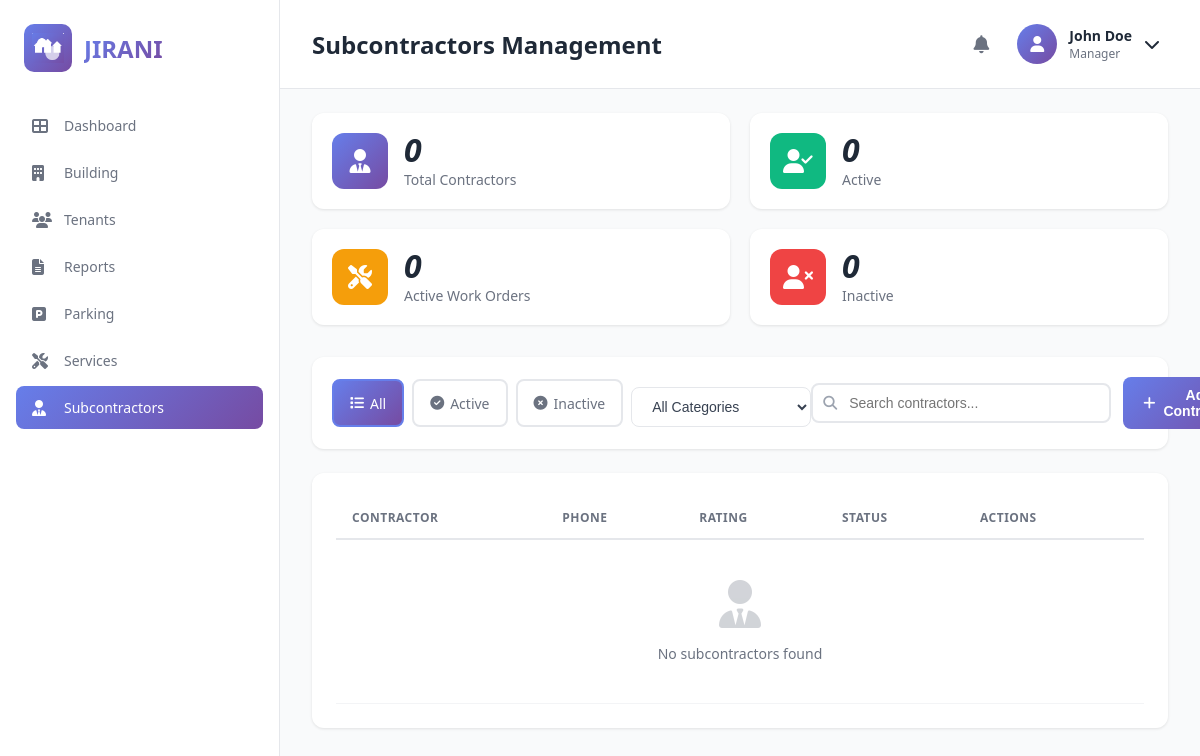
The app's page /subcontractors/ (signed in), older data.
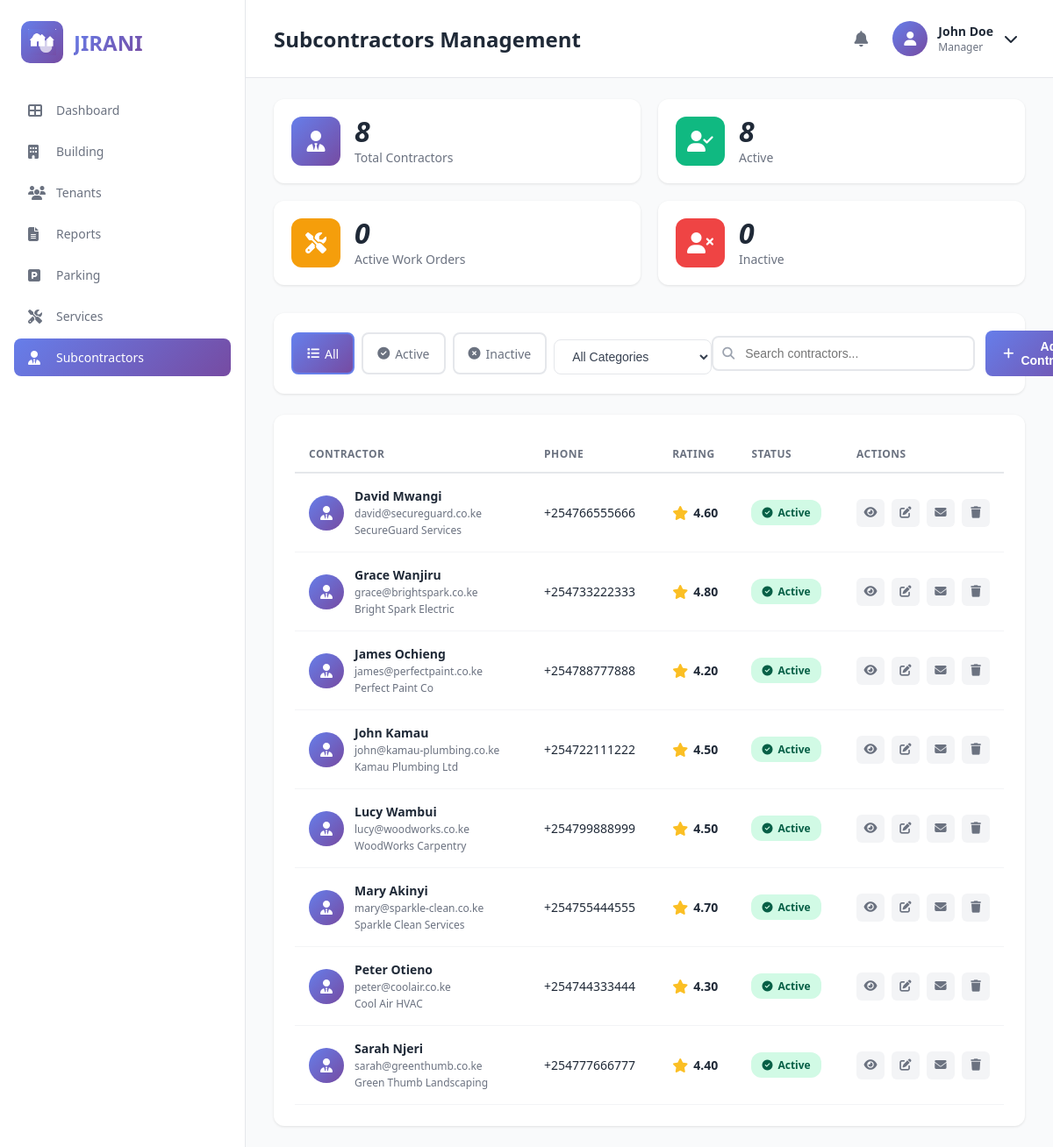
The same page, newer data.
### dashboard/models.py (models this page shows, shortened)
class Subcontractor(models.Model):
    CATEGORY_CHOICES = [
        ('plumber', 'Plumber'),
        ('electrician', 'Electrician'),
        ('hvac', 'HVAC Technician'),
        ('cleaner', 'Cleaning Services'),
        ('security', 'Security'),
        ('landscaper', 'Landscaping'),
        ('painter', 'Painter'),
        ('carpenter', 'Carpenter'),
        ('pest_control', 'Pest Control'),
        ('general', 'General Maintenance'),
    ]
    STATUS_CHOICES = [
        ('active', 'Active'),
        ('inactive', 'Inactive'),
    ]
    name = models.CharField(max_length=100)
    company_name = models.CharField(max_length=100, blank=True)
    category = models.CharField(max_length=50, choices=CATEGORY_CHOICES)
    phone = models.CharField(max_length=15)
    email = models.EmailField()
    status = models.CharField(max_length=20, choices=STATUS_CHOICES, default='active')
    rating = models.DecimalField(max_digits=3, decimal_places=2, default=0.00)  # 0.00 to 5.00
    joined_date = models.DateField(default=date.today)
    notes = models.TextField(blank=True)
    def active_work_orders_count(self):
     return WorkOrder.objects.filter(
        assigned_to=self,
        status__in=['new', 'open', 'in_progress']
    ).count()

### dashboard/views.py (the view, shortened to what this page needs)
# urls.py: path('subcontractors/', views.subcontractors_view, name='subcontractors'),
@login_required
def subcontractors_view(request):
    all_subcontractors = Subcontractor.objects.order_by('-id')
    filter_category = request.GET.get('category', 'all')
    filter_status = request.GET.get('status', 'all')
    search_query = request.GET.get('search', '')
    if filter_category != 'all':
        subcontractors = all_subcontractors.filter(category=filter_category)
    else:
        subcontractors = all_subcontractors
    if filter_status == 'active':
        subcontractors = subcontractors.filter(status='active')
    elif filter_status == 'inactive':
        subcontractors = subcontractors.filter(status='inactive')
    stats = {
        'total': all_subcontractors.count(),
        'active': all_subcontractors.filter(status='active').count(),
        'inactive': all_subcontractors.filter(status='inactive').count(),
        'work_orders': sum([s.active_work_orders_count() for s in all_subcontractors]),
    }
    subcontractors = subcontractors.order_by('name')
    context = {
        'subcontractors': subcontractors,
        'stats': stats,
        'filter_category': filter_category,
        'filter_status': filter_status,
        'search_query': search_query,
    }
    return render(request, 'dashboard/subcontractors.html', context)

### dashboard/templates/dashboard/subcontractors.html (shortened to what this page needs)
{% load static %}
<!DOCTYPE html>
<html lang="en">
<head>
    <link rel="stylesheet" href="{% static 'css/style.css' %}">
    <link rel="stylesheet" href="https://cdnjs.cloudflare.com/ajax/libs/font-awesome/6.4.0/css/all.min.css">
</head>
<body>
    <div class="container">
        <aside class="sidebar">
            <div class="logo">
                <div class="logo-icon">
                    <img src="{% static 'images/Jirani App Logo 1.png' %}" alt="Jirani Logo" style="width: 32px; height: 32px; object-fit: contain;">
                </div>
                <h1>JIRANI</h1>
            </div>
            <nav class="nav-menu">
                <a href="{% url 'dashboard' %}" class="nav-item">
                    <i class="fas fa-th-large"></i>
                    <span>Dashboard</span>
                </a>
                <a href="#" class="nav-item">
                    <i class="fas fa-building"></i>
                    <span>Building</span>
                </a>
                <a href="{% url 'tenants' %}" class="nav-item">
                    <i class="fas fa-users"></i>
                    <span>Tenants</span>
                </a>
                <a href="#" class="nav-item">
                    <i class="fas fa-file-alt"></i>
                    <span>Reports</span>
                </a>
                <a href="{% url 'parking' %}" class="nav-item">
                    <i class="fas fa-parking"></i>
                    <span>Parking</span>
                </a>
                 <a href="{% url 'services' %}" class="nav-item">
                    <i class="fas fa-tools"></i>
                    <span>Services</span>
                </a>
                <a href="{% url 'subcontractors' %}" class="nav-item active">
                    <i class="fas fa-user-tie"></i>
                    <span>Subcontractors</span>
                </a>
            </nav>
        </aside>
        <main class="main-content">
            <header class="top-nav">
                <h2 style="font-size: 24px; font-weight: 700; color: #1f2937;">Subcontractors Management</h2>
                <div class="user-section">
                    <i class="fas fa-bell"></i>
                    <div class="user-profile" id="userProfileBtn">
                        <div class="user-avatar">
                            <i class="fas fa-user"></i>
                        </div>
                        <div class="user-info">
                            <div class="user-name">{{ user.get_full_name }}</div>
                            <div class="user-role">Manager</div>
                        </div>
                        <i class="fas fa-chevron-down"></i>
                    </div>
                </div>
            </header>
            <div class="tenants-page">
                <div class="stats-grid">
                    <div class="stat-card">
                        <div class="stat-icon" style="background: linear-gradient(135deg, #667eea 0%, #764ba2 100%);">
                            <i class="fas fa-user-tie"></i>
                        </div>
                        <div class="stat-content">
                            <div class="stat-number">{{ stats.total }}</div>
                            <div class="stat-label">Total Contractors</div>
                        </div>
                    </div>
                    <div class="stat-card">
                        <div class="stat-icon" style="background: #10b981;">
                            <i class="fas fa-user-check"></i>
                        </div>
                        <div class="stat-content">
                            <div class="stat-number">{{ stats.active }}</div>
                            <div class="stat-label">Active</div>
                        </div>
                    </div>
                    <div class="stat-card">
                        <div class="stat-icon" style="background: #f59e0b;">
                            <i class="fas fa-tools"></i>
                        </div>
                        <div class="stat-content">
                            <div class="stat-number">{{ stats.work_orders }}</div>
                            <div class="stat-label">Active Work Orders</div>
                        </div>
                    </div>
                    <div class="stat-card">
                        <div class="stat-icon" style="background: #ef4444;">
                            <i class="fas fa-user-times"></i>
                        </div>
                        <div class="stat-content">
                            <div class="stat-number">{{ stats.inactive }}</div>
                            <div class="stat-label">Inactive</div>
                        </div>
                    </div>
                </div>
                <div class="tenants-toolbar">
                    <div class="filter-buttons">
                        <a href="?status=all&category={{ filter_category }}" class="filter-btn {% if filter_status == 'all' %}active{% endif %}">
                            <i class="fas fa-list"></i> All
                        </a>
                        <a href="?status=active&category={{ filter_category }}" class="filter-btn {% if filter_status == 'active' %}active{% endif %}">
                            <i class="fas fa-check-circle"></i> Active
                        </a>
                        <a href="?status=inactive&category={{ filter_category }}" class="filter-btn {% if filter_status == 'inactive' %}active{% endif %}">
                            <i class="fas fa-times-circle"></i> Inactive
                        </a>
                        <div class="category-filter">
                            <select name="category" id="categoryFilter" onchange="filterByCategory(this.value)">
                                <option value="all" {% if filter_category == 'all' %}selected{% endif %}>All Categories</option>
                            </select>
                        </div>
                    </div>
                    <div class="search-actions">
    <div class="search-form">
        <i class="fas fa-search"></i>
        <input type="text" placeholder="Search contractors..." id="searchInput" autocomplete="off">
    </div>
                        <button class="btn-primary" id="addSubcontractorBtn">
                            <i class="fas fa-plus"></i> Add Contractor
                        </button>
                    </div>
                </div>
                <div class="tenants-table-container">
                    <table class="tenants-table">
                        <thead>
                            <tr>
                                <th>Contractor</th>
                                <th>Phone</th>
                                <th>Rating</th>
                                <th>Status</th>
                                <th style="width: 180px;">Actions</th>
                            </tr>
                        </thead>
                        <tbody>
                            {% for contractor in subcontractors %}
                            <tr data-contractor-id="{{ contractor.id }}"
                                data-name="{{ contractor.name }}"
                                data-email="{{ contractor.email }}"
                                data-company="{{ contractor.company_name }}"
                                data-phone="{{ contractor.phone }}"
                                data-category="{{ contractor.category }}"
                                data-rating="{{ contractor.rating }}"
                                data-work-orders="{{ contractor.active_work_orders_count }}"
                                data-status="{{ contractor.status }}"
                                data-notes="{{ contractor.notes }}">
                                <td>
                                    <div class="tenant-info">
                                        <div class="tenant-avatar" style="background: linear-gradient(135deg, #667eea 0%, #764ba2 100%);">
                                            <i class="fas fa-user-tie"></i>
                                        </div>
                                        <div class="tenant-details">
                                            <div class="tenant-name">{{ contractor.name }}</div>
                                            <div class="tenant-email">{{ contractor.email }}</div>
                                            <div class="tenant-email" style="margin-top: 2px; font-size: 12px;">{{ contractor.company_name }}</div>
                                        </div>
                                    </div>
                                </td>
                                <td>{{ contractor.phone }}</td>
                                <td>
                                    <div class="rating-display">
                                        <i class="fas fa-star" style="color: #fbbf24;"></i>
                                        <strong>{{ contractor.rating }}</strong>
                                    </div>
                                </td>
                                <td>
                                    {% if contractor.status == 'active' %}
                                        <span class="status-badge active">
                                            <i class="fas fa-check-circle"></i> Active
                                        </span>
                                    {% else %}
                                        <span class="status-badge moved-out">
                                            <i class="fas fa-times-circle"></i> Inactive
                                        </span>
                                    {% endif %}
                                </td>
                                <td>
                                    <div class="action-buttons">
                                        <button class="btn-icon view-contractor-btn" title="View Details">
                                            <i class="fas fa-eye"></i>
                                        </button>
                                        <button class="btn-icon edit-contractor-btn" title="Edit">
                                            <i class="fas fa-edit"></i>
                                        </button>
                                        <button class="btn-icon" title="Message">
                                            <i class="fas fa-envelope"></i>
                                        </button>
                                        <button class="btn-icon btn-delete delete-contractor-btn" title="Delete">
                                            <i class="fas fa-trash"></i>
                                        </button>
                                    </div>
                                </td>
                            </tr>
                            {% empty %}
                            <tr>
                                <td colspan="6" style="text-align: center; padding: 40px; color: #6b7280;">
                                    <i class="fas fa-user-tie" style="font-size: 48px; margin-bottom: 16px; opacity: 0.3;"></i>
                                    <div>No subcontractors found</div>
                                </td>
                            </tr>
                            {% endfor %}
                        </tbody>
                    </table>
                </div>
            </div>
        </main>
    </div>
</body>
</html>

Row changes from the older to the newer data that the page shows:
added Subcontractor: name "David Mwangi", email "david@secureguard.co.ke", company_name "SecureGuard Services", phone "+254766555666", rating "4.60", status "active" (drawn)
added Subcontractor: name "Grace Wanjiru", email "grace@brightspark.co.ke", company_name "Bright Spark Electric", phone "+254733222333", rating "4.80", status "active" (drawn)
added Subcontractor: name "James Ochieng", email "james@perfectpaint.co.ke", company_name "Perfect Paint Co", phone "+254788777888", rating "4.20", status "active" (drawn)
added Subcontractor: name "John Kamau", email "john@kamau-plumbing.co.ke", company_name "Kamau Plumbing Ltd", phone "+254722111222", rating "4.50", status "active" (drawn)
added Subcontractor: name "Lucy Wambui", email "lucy@woodworks.co.ke", company_name "WoodWorks Carpentry", phone "+254799888999", rating "4.50", status "active" (drawn)
added Subcontractor: name "Mary Akinyi", email "mary@sparkle-clean.co.ke", company_name "Sparkle Clean Services", phone "+254755444555", rating "4.70", status "active" (drawn)
added Subcontractor: name "Peter Otieno", email "peter@coolair.co.ke", company_name "Cool Air HVAC", phone "+254744333444", rating "4.30", status "active" (drawn)
added Subcontractor: name "Sarah Njeri", email "sarah@greenthumb.co.ke", company_name "Green Thumb Landscaping", phone "+254777666777", rating "4.40", status "active" (drawn)
Text that changed along with them:
{{ stats.total }}: "0" → "8"
{{ stats.active }}: "0" → "8"
text no longer shown: "No subcontractors found"
